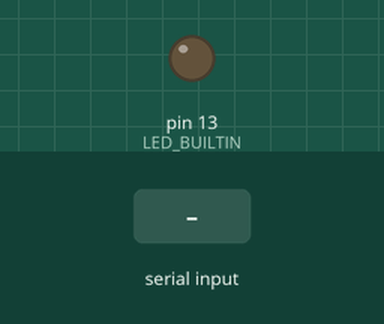
This sketch was run on a simulated Arduino Uno, built with avr-gcc and run on an emulated ATmega328P. Shown: output pins drawn as LEDs (lit = HIGH). Inputs (shaded band) come from the test bench.

Above: at 1.2 s.
1.3 s: "ON\n" received over Serial
At 2.6 s:
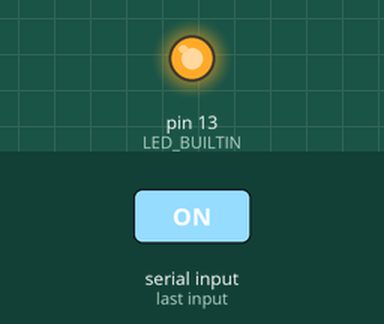
3.8 s: "OFF\n" received over Serial
At 5.7 s:
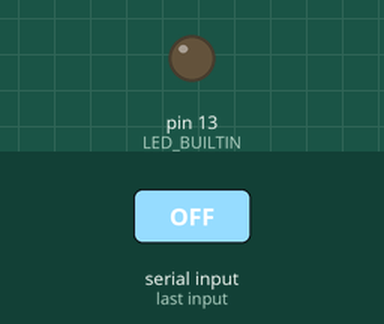
Timing chart, 0 to 7.2 s (numbered marks = the images above; inputs shaded):
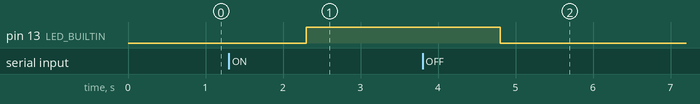

Measured:
- after the input at 1.3 s, pin 13 (LED_BUILTIN): LOW → HIGH after 1.0 s
- after the input at 3.8 s, pin 13 (LED_BUILTIN): HIGH → LOW after 1.0 s

The sketch:

PythonToArduino.ino
```cpp
void setup() {
  Serial.begin(115200);
  pinMode(LED_BUILTIN, OUTPUT);

}

void loop() {
  while(Serial.available()==0)
  {

  }
  String data="";
  data=Serial.readStringUntil('\r');
  data.trim();
  if(data=="ON")
  {
    digitalWrite(LED_BUILTIN,HIGH);
  }
  else if (data=="OFF")
  {
    digitalWrite(LED_BUILTIN,LOW);
  }

}
```
